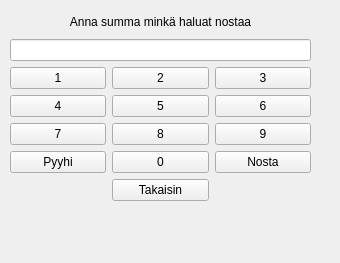
<?xml version="1.0" encoding="UTF-8"?>
<ui version="4.0">
 <class>selectAmount</class>
 <widget class="QWidget" name="selectAmount">
  <property name="geometry">
   <rect>
    <x>0</x>
    <y>0</y>
    <width>340</width>
    <height>263</height>
   </rect>
  </property>
  <property name="windowTitle">
   <string>Form</string>
  </property>
  <widget class="QWidget" name="gridLayoutWidget">
   <property name="geometry">
    <rect>
     <x>10</x>
     <y>10</y>
     <width>301</width>
     <height>191</height>
    </rect>
   </property>
   <layout class="QGridLayout" name="gridLayout">
    <item row="5" column="0">
     <widget class="QPushButton" name="N7">
      <property name="text">
       <string>7</string>
      </property>
     </widget>
    </item>
    <item row="4" column="2">
     <widget class="QPushButton" name="N6">
      <property name="text">
       <string>6</string>
      </property>
     </widget>
    </item>
    <item row="3" column="2">
     <widget class="QPushButton" name="N3">
      <property name="text">
       <string>3</string>
      </property>
     </widget>
    </item>
    <item row="3" column="0">
     <widget class="QPushButton" name="N1">
      <property name="text">
       <string>1</string>
      </property>
     </widget>
    </item>
    <item row="4" column="0">
     <widget class="QPushButton" name="N4">
      <property name="text">
       <string>4</string>
      </property>
     </widget>
    </item>
    <item row="5" column="1">
     <widget class="QPushButton" name="N8">
      <property name="text">
       <string>8</string>
      </property>
     </widget>
    </item>
    <item row="4" column="1">
     <widget class="QPushButton" name="N5">
      <property name="text">
       <string>5</string>
      </property>
     </widget>
    </item>
    <item row="5" column="2">
     <widget class="QPushButton" name="N9">
      <property name="text">
       <string>9</string>
      </property>
     </widget>
    </item>
    <item row="6" column="1">
     <widget class="QPushButton" name="N0">
      <property name="text">
       <string>0</string>
      </property>
     </widget>
    </item>
    <item row="3" column="1">
     <widget class="QPushButton" name="N2">
      <property name="text">
       <string>2</string>
      </property>
     </widget>
    </item>
    <item row="6" column="0">
     <widget class="QPushButton" name="wipe">
      <property name="text">
       <string>Pyyhi</string>
      </property>
     </widget>
    </item>
    <item row="6" column="2">
     <widget class="QPushButton" name="withdrawSa">
      <property name="text">
       <string>Nosta</string>
      </property>
     </widget>
    </item>
    <item row="7" column="1">
     <widget class="QPushButton" name="backToMs">
      <property name="text">
       <string>Takaisin</string>
      </property>
     </widget>
    </item>
    <item row="2" column="0" colspan="3">
     <widget class="QLineEdit" name="amountLe"/>
    </item>
    <item row="1" column="0" colspan="3">
     <widget class="QLabel" name="infoLabel">
      <property name="text">
       <string>Anna summa minkä haluat nostaa</string>
      </property>
      <property name="alignment">
       <set>Qt::AlignCenter</set>
      </property>
     </widget>
    </item>
   </layout>
  </widget>
 </widget>
 <resources/>
 <connections/>
</ui>
